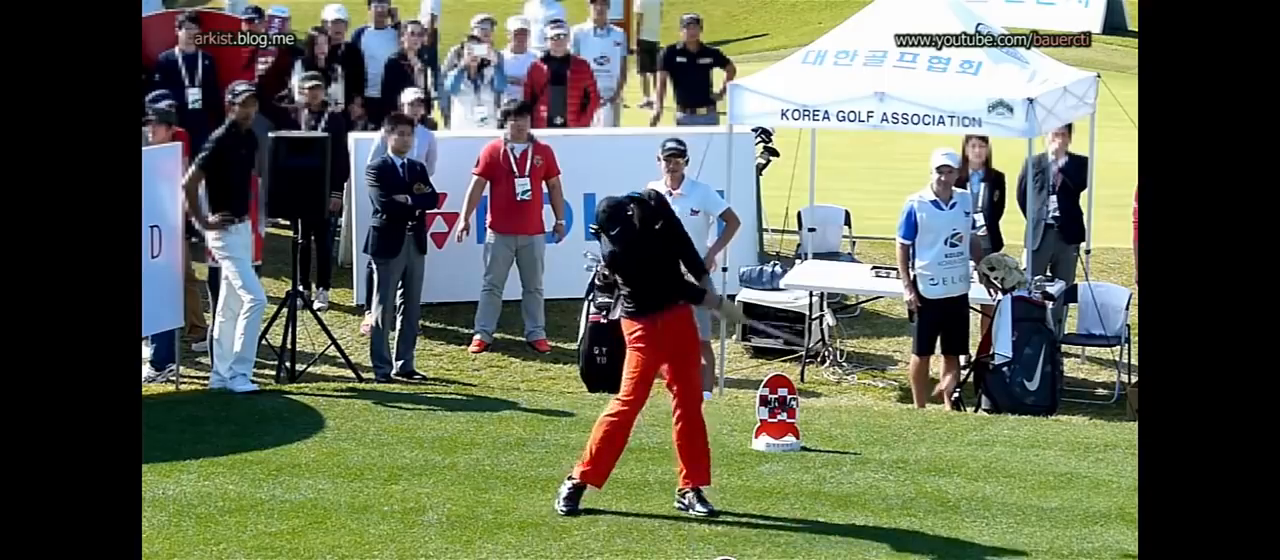
#> input picture frame 13 of analytics/swing-1.mp4, 1280 x 560 px, given in place of swing-5.mp4, which was not available
$ python detecthead.py
#> lines starting #> are read from the running program, lines starting #| are printed output that depends on the picture; after the words box and inside, x2 and y2 are one past the last pixel; in counts of white or black regions, pixels touching at a corner belong together; pictures that were not available may be replaced by others from this repository, and a replacement may not be noted
import cv2

cap = cv2.VideoCapture('swing-5.mp4')

object_detection = cv2.createBackgroundSubtractorMOG2(
    history=100, varThreshold=40)

while True:
    ret, frame = cap.read()
#> frame is the input picture: shape (560, 1280, 3); mean B, G, R 84.7, 101.3, 96.3
    height, width, _ = frame.shape
#> height = 560; width = 1280
    roi = frame[0:height, 250:1000]
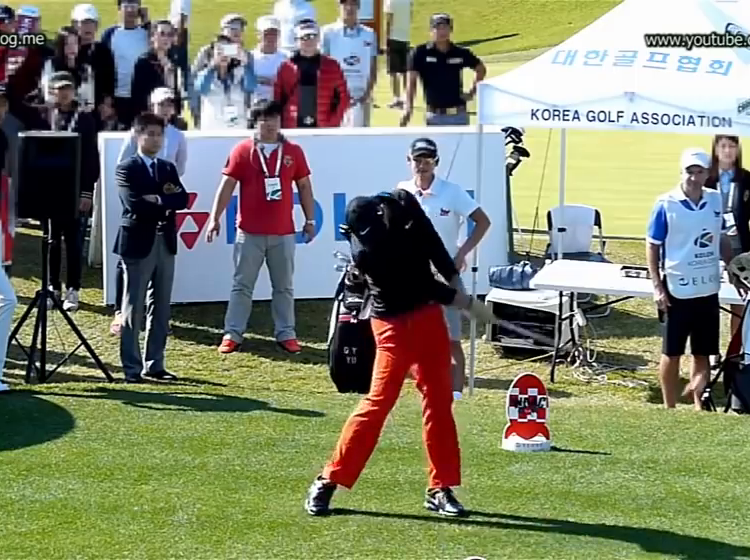
#> roi: shape (560, 750, 3); mean B, G, R 108.8, 130.9, 125.8

    if not ret:
        break

    mask = object_detection.apply(roi)
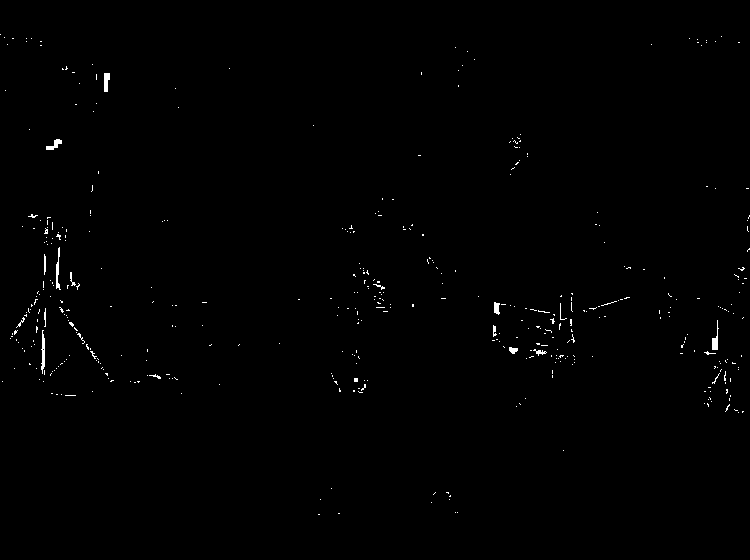
#> mask: shape (560, 750); values 127 (black) and 255 (white), 0.5% white in thin lines or dots, all inside (x1, y1, x2, y2) = (0, 34, 750, 515)

    _, mask = cv2.threshold(mask, 254, 255, cv2.THRESH_BINARY)
    contours, _ = cv2.findContours(
        mask, cv2.RETR_TREE, cv2.CHAIN_APPROX_SIMPLE)
#> contours = 437 contours, 429 with area under 20; largest, box (x1, y1, x2, y2) and area: (41, 330, 45, 374) 70, (104, 73, 110, 92) 66, (46, 139, 62, 150) 60, (712, 320, 719, 350) 59, (56, 247, 61, 290) 55, (494, 302, 500, 315) 44, (509, 347, 518, 354) 32, (533, 349, 547, 356) 23
    for contour in contours:
        area = cv2.contourArea(contour)
        if area > 25:
            (x, y, w, h) = cv2.boundingRect(contour)
            cv2.rectangle(roi, (x, y), (x + w, y + h), (0, 255, 0), 2)
#> this loop made 437 passes
#> (area, x, y, w, h) on passes 137, 168, 185, 247, 323, 392, 407: (32, 509, 347, 9, 7), (70.5, 41, 330, 4, 44), (59, 712, 320, 7, 30), (44, 494, 302, 6, 13), (55, 56, 247, 5, 43), (60.5, 46, 139, 16, 11), (66.5, 104, 73, 6, 19)
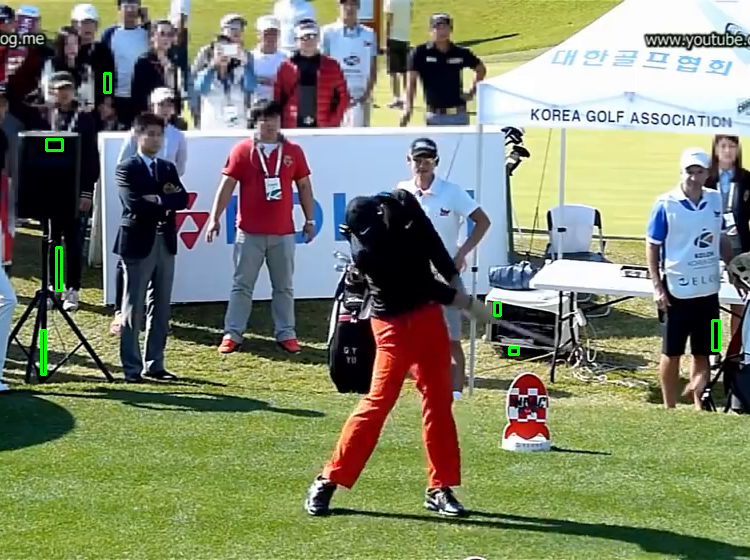
#> roi: shape (560, 750, 3); 0.31% of pixels changed, all inside (x1, y1, x2, y2) = (40, 72, 721, 376)
    # show the contour in the frame and update the text

    cv2.imshow('frame', frame)
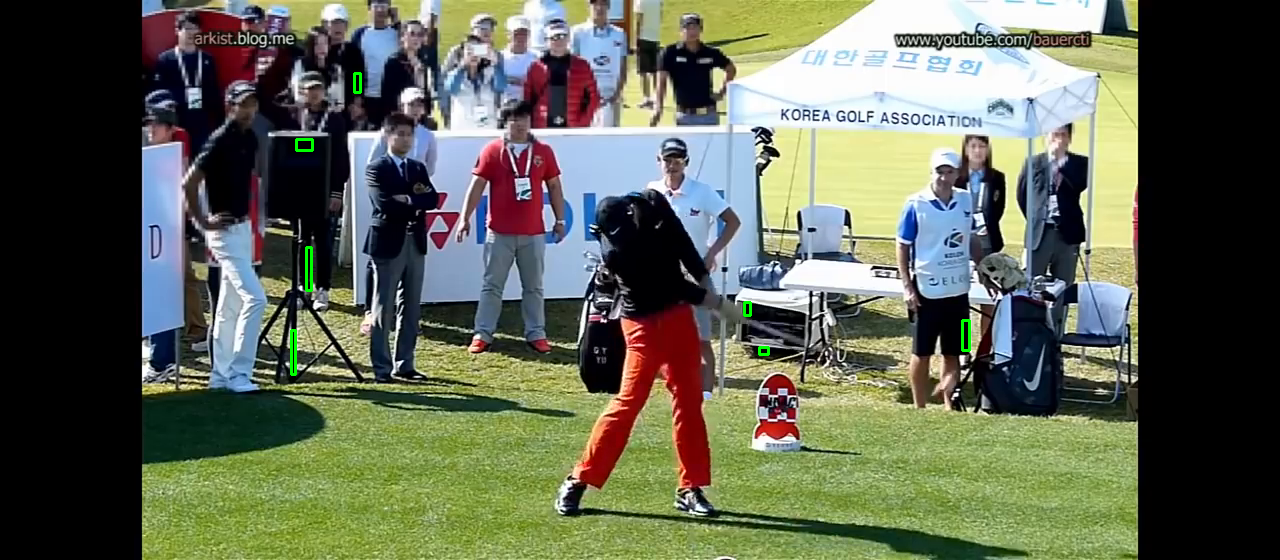
#> window 'frame': shape (560, 1280, 3); mean B, G, R 84.7, 101.7, 96.2
    cv2.imshow('mask', mask)
    cv2.imshow('roi', roi)

    if cv2.waitKey(1) & 0xFF == ord('q'):
#> (key q is pressed here)
        break

cap.release()
cv2.destroyAllWindows()

$ run again, starting later in the video
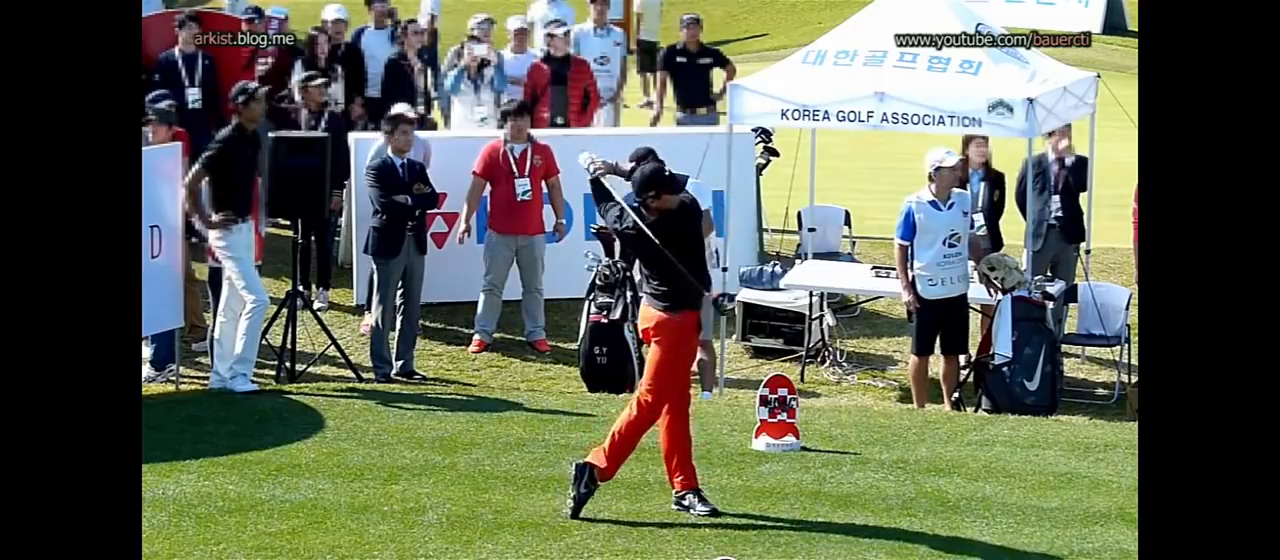
#> input picture frame 62 of analytics/swing-1.mp4, 1280 x 560 px, given in place of swing-5.mp4, which was not available
#> frame is the input picture: shape (560, 1280, 3); mean B, G, R 83.8, 100.7, 95.3
#> `mask = object_detection.apply(roi)`:
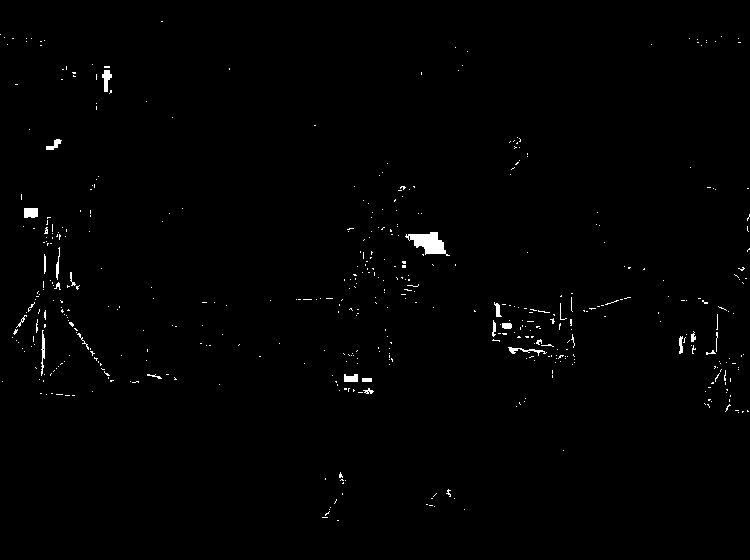
#> mask: shape (560, 750); values 127 (black) and 255 (white), 0.79% white; 489 white regions (464 under 20 px), largest, box (x1, y1, x2, y2) and area: (405, 232, 450, 256) 553, (24, 208, 38, 218) 134, (102, 70, 112, 92) 124
#> contours = 495 contours, 480 with area under 20; largest, box (x1, y1, x2, y2) and area: (405, 232, 450, 256) 494, (24, 208, 38, 218) 112, (102, 70, 112, 92) 96, (344, 374, 358, 382) 74, (508, 347, 547, 356) 59
#> the loop `for contour in contours:` made 495 passes
#> (area, x, y, w, h) on passes 68, 73, 151, 172, 190, 207, 263, 359: (27, 362, 378, 10, 4), (74, 344, 374, 14, 8), (59, 508, 347, 39, 9), (35, 679, 336, 4, 18), (55.5, 41, 330, 4, 46), (42.5, 502, 323, 10, 6), (42, 494, 302, 8, 15), (28, 56, 247, 4, 33)
#> `cv2.imshow('frame', frame)`:
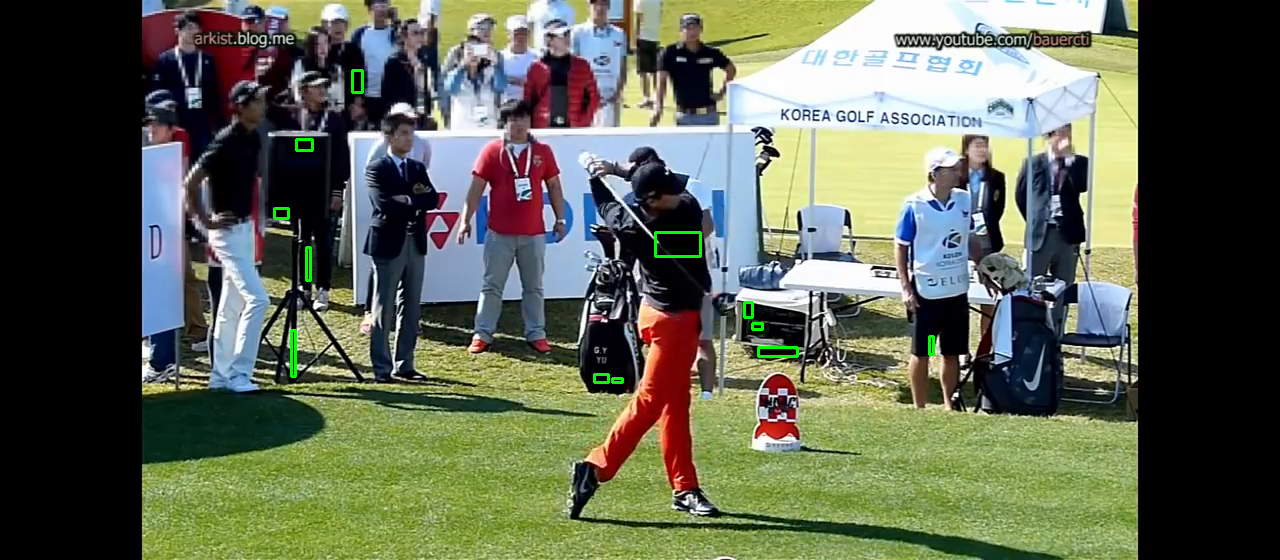
#> window 'frame': shape (560, 1280, 3); mean B, G, R 83.8, 101.4, 95.3

$ run again, starting later in the video
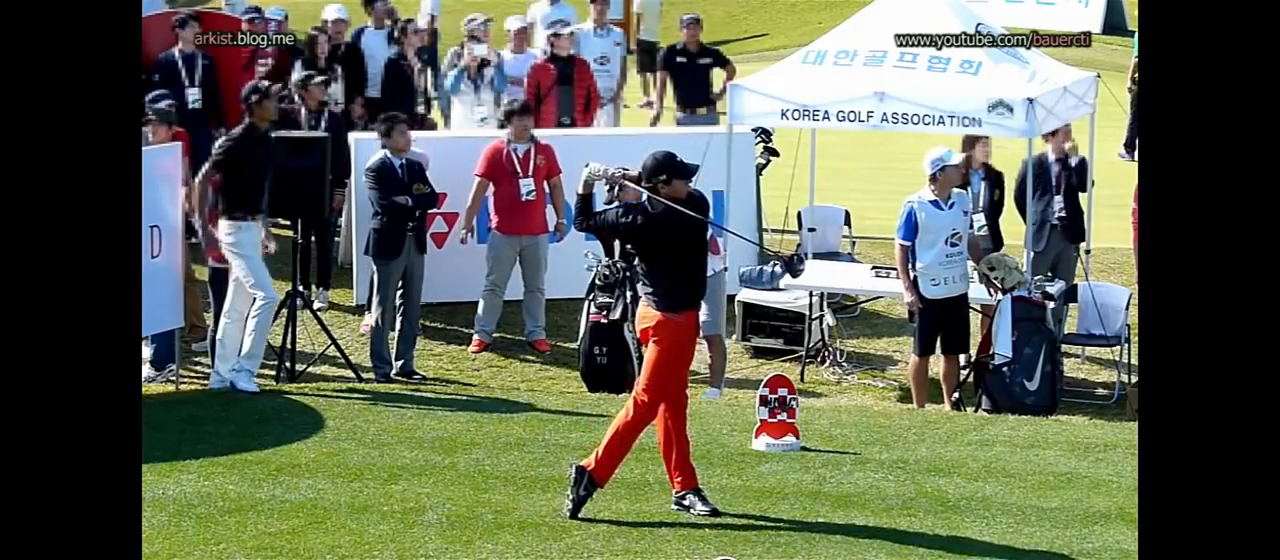
#> input picture frame 111 of analytics/swing-1.mp4, 1280 x 560 px, given in place of swing-5.mp4, which was not available
#> frame is the input picture: shape (560, 1280, 3); mean B, G, R 83, 99.6, 94.5
#> `mask = object_detection.apply(roi)`:
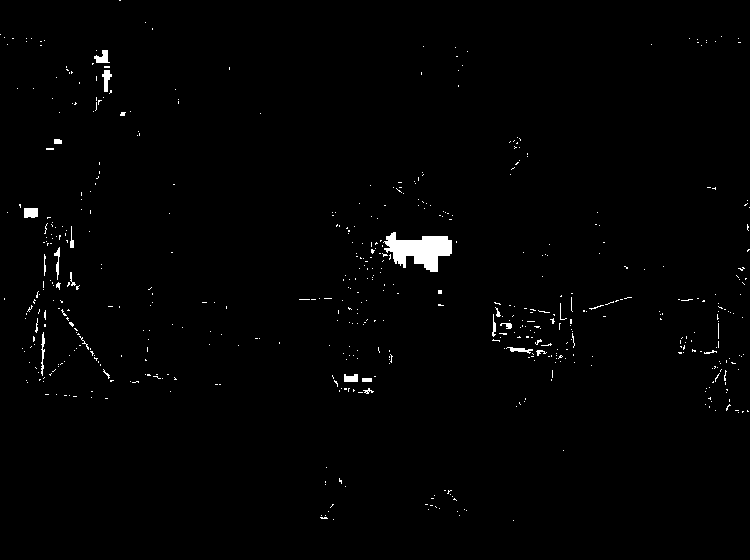
#> mask: shape (560, 750); values 127 (black) and 255 (white), 1.1% white; 558 white regions (534 under 20 px), largest, box (x1, y1, x2, y2) and area: (383, 232, 452, 272) 1581, (24, 208, 38, 218) 134, (94, 50, 110, 63) 124
#> contours = 561 contours, 548 with area under 20; largest, box (x1, y1, x2, y2) and area: (383, 232, 452, 272) 1458, (24, 208, 38, 218) 112, (94, 50, 110, 63) 97, (102, 70, 112, 92) 92, (344, 374, 358, 382) 74
#> the loop `for contour in contours:` made 561 passes
#> (area, x, y, w, h) on passes 81, 88, 171, 212, 390, 412, 448, 493: (27, 362, 378, 10, 4), (74, 344, 374, 14, 8), (53, 506, 347, 27, 7), (44, 41, 332, 4, 44), (44, 54, 247, 6, 33), (1458.5, 383, 232, 69, 40), (111.5, 24, 208, 14, 10), (26.5, 54, 139, 8, 5)
#> `cv2.imshow('frame', frame)`:
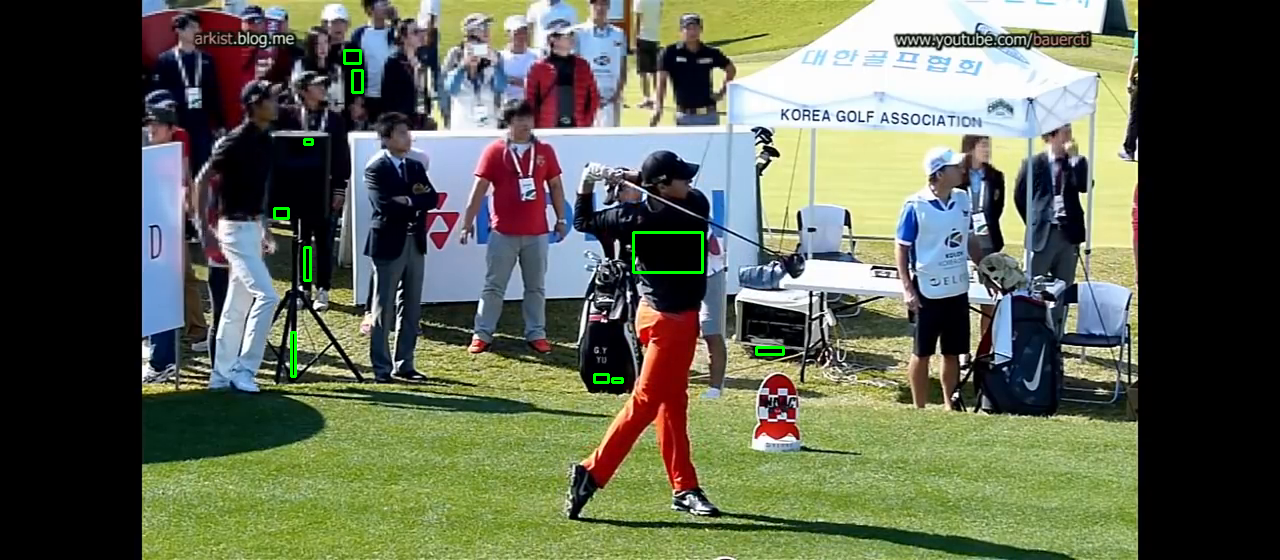
#> window 'frame': shape (560, 1280, 3); mean B, G, R 83, 100.3, 94.5
